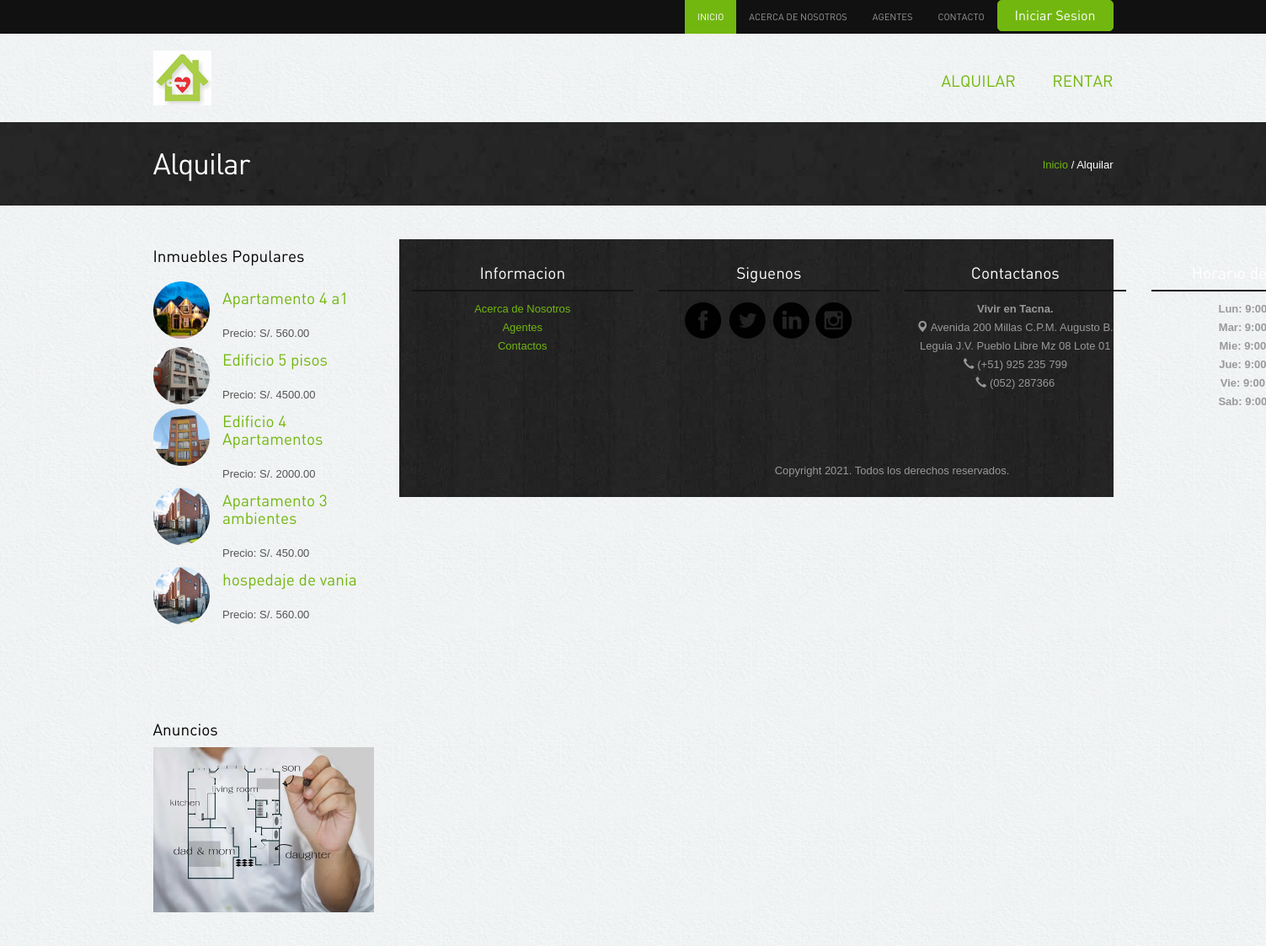
The page /Inmueble_Detalle.php on the database its author committed.
### tables this page shows
CREATE TABLE IF NOT EXISTS `tb_inmueble` (
  `id_inmueble` int(11) NOT NULL AUTO_INCREMENT,
  `id_tipo_inmueble` int(11) NOT NULL,
  `id_usuario` int(11) NOT NULL,
  `nombre_inmueble` varchar(100) NOT NULL,
  `imagen_inmueble` varchar(20) NOT NULL DEFAULT '',
  `precio_inmueble` decimal(10,2) NOT NULL,
  `estado_inmueble` varchar(15) NOT NULL,
  `ubicacion_inmuebles` varchar(300) NOT NULL,
  `fecha_disponibilidad_inmueble` date NOT NULL,
  `descripcion_inmueble` varchar(300) DEFAULT NULL,
  PRIMARY KEY (`id_inmueble`),
  KEY `id_usuario` (`id_usuario`),
  KEY `id_tipo_inmueble` (`id_tipo_inmueble`),
  CONSTRAINT `tb_inmueble_ibfk_1` FOREIGN KEY (`id_usuario`) REFERENCES `tb_usuario` (`id_usuario`),
  CONSTRAINT `tb_inmueble_ibfk_2` FOREIGN KEY (`id_tipo_inmueble`) REFERENCES `tb_tipo_inmueble` (`id_tipo_inmueble`)
);

### Inmueble_Detalle.php (the view, shortened to what this page needs)
<?php include'header.php';?>
<div class="inside-banner">
  <div class="container">
    <span class="pull-right"><a href="#">Inicio</a> / Alquilar</span>
    <h2>Alquilar</h2>
</div>
</div><?php
$link=conectarse();
$instruccion2 ="SELECT * from tb_inmueble";
?>
<div class="container">
<div class="properties-listing spacer">
<div class="row">
<div class="col-lg-3 col-sm-4 hidden-xs">
<div class="hot-properties hidden-xs">
<h4>Inmuebles Populares</h4>
<div class="row">
    <?php
    $rs=mysqli_query($link,$instruccion2) or die("Fallo en la consulta");
    while($campo=mysqli_fetch_array($rs))
    {
    ?>
          <div class="col-lg-4 col-sm-5"><img src="images/properties/<?php echo $campo["imagen_inmueble"];?>" class="img-responsive img-circle" alt="properties"/></div>
          <div class="col-lg-8 col-sm-7">
          </div>
          <h4><a href="property-detail.php"><?php echo $campo["nombre_inmueble"];?></a></h4>
          <p class="price">Precio: S/. <?php echo " ".$campo["precio_inmueble"];?></p>
    <?php
    }
    ?>
</div>
</div>
<div class="anuncios">
  <h4>Anuncios</h4>
  <img src="images/advertisements.jpg" class="img-responsive" alt="advertisement">
</div>
</div>
<div class="col-lg-9 col-sm-8 ">
<?php include'footer.php';?>

### assets/style.css (style rules this page uses)
body { color:#555; font:normal 13px/22px Arial; background:url(../images/bgmain.png) #eee; }
h1,h2,h3,h4,h5 { font-weight:normal; font-family: din;margin: 0;padding: 0;color: #000 }
h2 { font-size: 35px; letter-spacing: -1px;margin-bottom: 20px; }
h4 { margin: 10px 0; font-size: 19px; }
p { margin-bottom: 30px; }
a { color:#72b70f; text-decoration:none;outline: none; }
.spacer { margin-top: 40px;margin-bottom:40px; }
.inside-banner { background:url(../images/bginside.jpg) #222;color: #fff; padding: 30px 0; }
.inside-banner h2 { margin: 0; color: #fff; }
.inside-banner span { margin-top: 10px; }
.hot-properties { margin-bottom: 50px; }
.hot-properties img { width: 68px; height: 68px; }
.hot-properties h4 { margin-bottom: 20px; }
.hot-properties .row { margin-bottom: 20px; }
.hot-properties .row p { margin-bottom: 5px; }

### rows shown on the page
tb_inmueble: imagen_inmueble (picture), nombre_inmueble "Apartamento 4 a1", precio_inmueble "560.00"
tb_inmueble: imagen_inmueble (picture), nombre_inmueble "Edificio 5 pisos", precio_inmueble "4500.00"
tb_inmueble: imagen_inmueble (picture), nombre_inmueble "Edificio 4 Apartamentos", precio_inmueble "2000.00"
tb_inmueble: imagen_inmueble (picture), nombre_inmueble "Apartamento 3 ambientes", precio_inmueble "450.00"
tb_inmueble: imagen_inmueble (picture), nombre_inmueble "hospedaje de vania", precio_inmueble "560.00"
